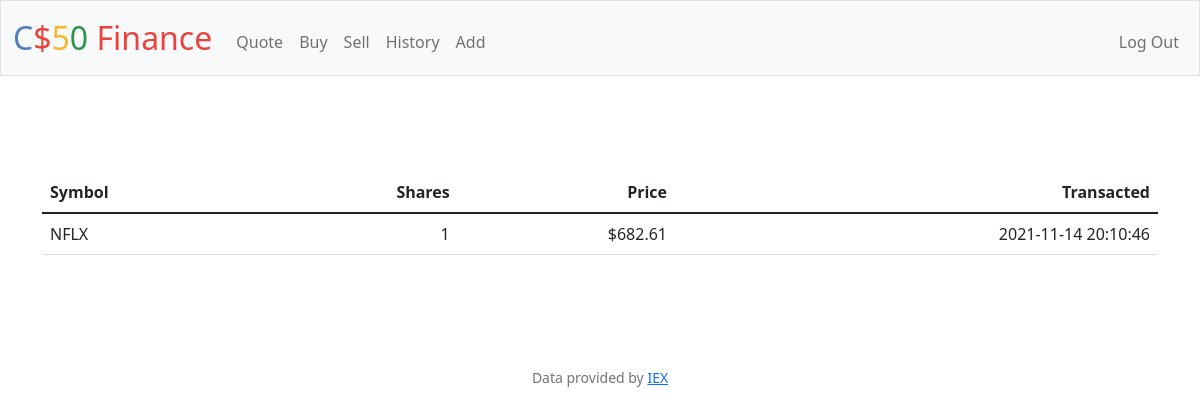
Page /history (signed in) on the committed database.
### tables this page shows
CREATE TABLE 'stock' (id INTEGER NOT NULL, user_id INTEGER NOT NULL, symbol TEXT NOT NULL, name TEXT NOT NULL, shares_number TEXT NOT NULL, shares_price REAL NOT NULL, shares_cost REAL NOT NULL, 'date'  DATETIME NOT NULL DEFAULT CURRENT_TIMESTAMP  , PRIMARY KEY(id), FOREIGN KEY(user_id) REFERENCES users(id));

### app.py (the view)
@app.route("/history")
@login_required
def history():
    history = db.execute("SELECT * FROM stock WHERE user_id = ?", session["user_id"])
    return render_template("history.html", history=history)

### app.py (called while the page is built)
@app.after_request
def after_request(response):
    response.headers["Cache-Control"] = "no-cache, no-store, must-revalidate"
    response.headers["Expires"] = 0
    response.headers["Pragma"] = "no-cache"
    return response

### helpers.py (called while the page is built)
def login_required(f):
    @wraps(f)
    def decorated_function(*args, **kwargs):
        if session.get("user_id") is None:
            return redirect("/login")
        return f(*args, **kwargs)
    return decorated_function

def usd(value):
    return f"${value:,.2f}"

### templates/history.html (shortened to what this page needs)
{% extends "layout.html" %}
{% block main %}
<main class="container py-5 text-center">
    <table class="table">
        <thead>
            <tr>
                <th class="text-start">Symbol</th>
                <th class="text-end">Shares</th>
                <th class="text-end">Price</th>
                <th class="text-end">Transacted</th>
            </tr>
        </thead>
        <tbody>
            {% for item in history %}
                <tr>
                    <td class="text-start">{{ item.symbol }}</td>
                    <td class="text-end">{{ item.shares_number }}</td>
                    <td class="text-end">{{ item.shares_price | usd }}</td>
                    <td class="text-end">{{ item.date }}</td>
                </tr>
            {% endfor %}
        </tbody>
    </table>
        </main>
{% endblock %}

### rows in the picture
stock: symbol "NFLX", shares_number "1", shares_price "$682.61", date "2021-11-14 20:10:46"
